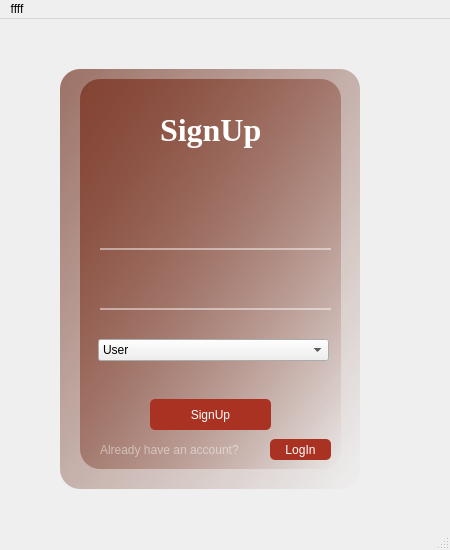
<?xml version="1.0" encoding="UTF-8"?>
<ui version="4.0">
 <class>MainWindow</class>
 <widget class="QMainWindow" name="MainWindow">
  <property name="geometry">
   <rect>
    <x>0</x>
    <y>0</y>
    <width>450</width>
    <height>550</height>
   </rect>
  </property>
  <property name="windowTitle">
   <string>MainWindow</string>
  </property>
  <widget class="QWidget" name="centralwidget">
   <widget class="QWidget" name="widget" native="true">
    <property name="geometry">
     <rect>
      <x>30</x>
      <y>20</y>
      <width>370</width>
      <height>480</height>
     </rect>
    </property>
    <widget class="QLabel" name="label">
     <property name="geometry">
      <rect>
       <x>30</x>
       <y>30</y>
       <width>300</width>
       <height>420</height>
      </rect>
     </property>
     <property name="styleSheet">
      <string notr="true">background-image: url(:/images/1234.jpg);
border-radius: 20px;</string>
     </property>
     <property name="text">
      <string/>
     </property>
    </widget>
    <widget class="QLabel" name="label_2">
     <property name="geometry">
      <rect>
       <x>30</x>
       <y>30</y>
       <width>300</width>
       <height>420</height>
      </rect>
     </property>
     <property name="styleSheet">
      <string notr="true">background-color: qlineargradient(spread:pad, x1:0, y1:0, x2:1, y2:1, stop:0 rgba(151, 106, 94, 241), stop:1 rgba(255, 255, 255, 0));
border-radius: 20px;</string>
     </property>
     <property name="text">
      <string/>
     </property>
    </widget>
    <widget class="QLabel" name="label_3">
     <property name="geometry">
      <rect>
       <x>50</x>
       <y>40</y>
       <width>261</width>
       <height>390</height>
      </rect>
     </property>
     <property name="styleSheet">
      <string notr="true">background-color: qlineargradient(spread:pad, x1:0, y1:0, x2:1, y2:1, stop:0 rgba(129, 64, 47, 241), stop:1 rgba(255, 255, 255, 0));
border-radius:20px;</string>
     </property>
     <property name="text">
      <string/>
     </property>
    </widget>
    <widget class="QLabel" name="label_4">
     <property name="geometry">
      <rect>
       <x>130</x>
       <y>70</y>
       <width>101</width>
       <height>41</height>
      </rect>
     </property>
     <property name="font">
      <font>
       <family>Times New Roman</family>
       <pointsize>24</pointsize>
       <weight>75</weight>
       <bold>true</bold>
      </font>
     </property>
     <property name="styleSheet">
      <string notr="true">color: rgb(255, 255, 255);</string>
     </property>
     <property name="text">
      <string>SignUp</string>
     </property>
    </widget>
    <widget class="QPlainTextEdit" name="plainTextEdit">
     <property name="geometry">
      <rect>
       <x>70</x>
       <y>170</y>
       <width>231</width>
       <height>41</height>
      </rect>
     </property>
     <property name="styleSheet">
      <string notr="true">background-color: rgba(0,0,0,0);
border:none;
border-bottom:2px solid rgba(255,255,255,118);
color:rgba(255,255,255,230);
padding-bottom:5px</string>
     </property>
     <property name="plainText">
      <string/>
     </property>
    </widget>
    <widget class="QPlainTextEdit" name="plainTextEdit_2">
     <property name="geometry">
      <rect>
       <x>70</x>
       <y>230</y>
       <width>231</width>
       <height>41</height>
      </rect>
     </property>
     <property name="styleSheet">
      <string notr="true">background-color: rgba(0,0,0,0);
border:none;
border-bottom:2px solid rgba(255,255,255,118);
color:rgba(255,255,255,230);
padding-bottom:5px</string>
     </property>
     <property name="plainText">
      <string/>
     </property>
    </widget>
    <widget class="QPushButton" name="pushButton">
     <property name="geometry">
      <rect>
       <x>120</x>
       <y>360</y>
       <width>121</width>
       <height>31</height>
      </rect>
     </property>
     <property name="styleSheet">
      <string notr="true">border-radius:5px;
background-color: rgb(170, 50, 34);
color: rgb(255, 255, 255);
font: 12pt &quot;Times New Roman&quot;;</string>
     </property>
     <property name="text">
      <string>SignUp</string>
     </property>
    </widget>
    <widget class="QLabel" name="label_8">
     <property name="geometry">
      <rect>
       <x>70</x>
       <y>400</y>
       <width>161</width>
       <height>21</height>
      </rect>
     </property>
     <property name="styleSheet">
      <string notr="true">color: rgba(255,255,255,118);
font: 12pt &quot;Times New Roman&quot;;</string>
     </property>
     <property name="text">
      <string>Already have an account?</string>
     </property>
    </widget>
    <widget class="QPushButton" name="pushButton_3">
     <property name="geometry">
      <rect>
       <x>240</x>
       <y>400</y>
       <width>61</width>
       <height>21</height>
      </rect>
     </property>
     <property name="styleSheet">
      <string notr="true">border-radius:5px;
background-color: rgb(170, 50, 34);
color: rgb(255, 255, 255);
font: 10pt &quot;Times New Roman&quot;;</string>
     </property>
     <property name="text">
      <string>LogIn</string>
     </property>
    </widget>
    <widget class="QComboBox" name="comboBox">
     <property name="geometry">
      <rect>
       <x>68</x>
       <y>300</y>
       <width>231</width>
       <height>22</height>
      </rect>
     </property>
     <item>
      <property name="text">
       <string>User</string>
      </property>
     </item>
     <item>
      <property name="text">
       <string>Admin</string>
      </property>
     </item>
    </widget>
    <widget class="QLabel" name="label_5">
     <property name="geometry">
      <rect>
       <x>30</x>
       <y>30</y>
       <width>300</width>
       <height>420</height>
      </rect>
     </property>
     <property name="styleSheet">
      <string notr="true">background:url(:/imag/images/1234.jpg)</string>
     </property>
     <property name="text">
      <string/>
     </property>
    </widget>
    <zorder>label_5</zorder>
    <zorder>label</zorder>
    <zorder>label_2</zorder>
    <zorder>label_3</zorder>
    <zorder>label_4</zorder>
    <zorder>plainTextEdit</zorder>
    <zorder>plainTextEdit_2</zorder>
    <zorder>pushButton</zorder>
    <zorder>label_8</zorder>
    <zorder>pushButton_3</zorder>
    <zorder>comboBox</zorder>
   </widget>
  </widget>
  <widget class="QMenuBar" name="menubar">
   <property name="geometry">
    <rect>
     <x>0</x>
     <y>0</y>
     <width>450</width>
     <height>21</height>
    </rect>
   </property>
   <widget class="QMenu" name="menuffff">
    <property name="title">
     <string>ffff</string>
    </property>
   </widget>
   <addaction name="menuffff"/>
  </widget>
  <widget class="QStatusBar" name="statusbar"/>
 </widget>
 <resources>
  <include location="res.qrc"/>
 </resources>
 <connections/>
</ui>
